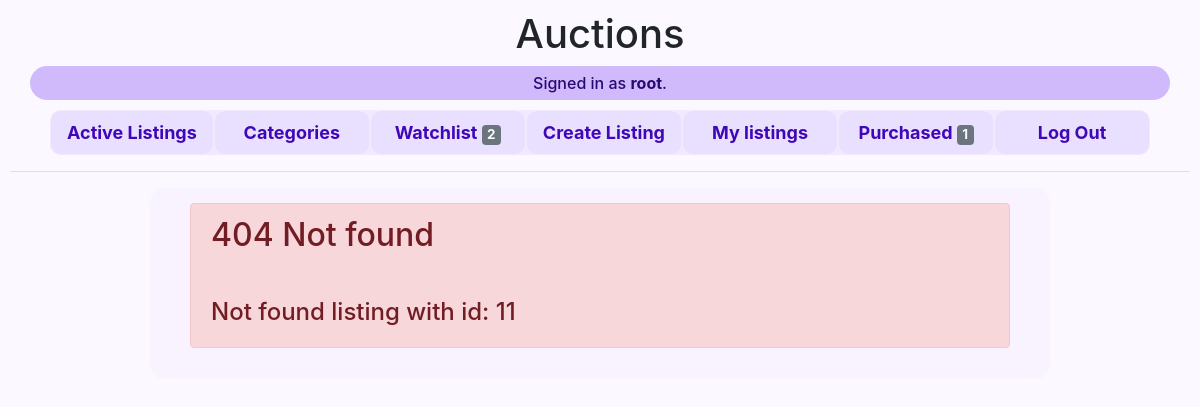
Screenshot of /listing/11 (signed in) with the database file from the repository.
### auctions/models.py (models this page shows)
class User(AbstractUser):
    pass

### auctions/views.py (the view, shortened to what this page needs)
# urls.py: path("listing/<str:id>", views.listing, name="listing"),
def listing(request, id):
    try:
        listing = Listing.objects.get(id=id)
        count_bids = listing.bid.count()
        last_bid = listing.bid.order_by('-offer').first()
        price = last_bid.offer if last_bid else listing.starting_price
        min_offer = last_bid.offer+MINIMUM_PRICE_MARKUP if last_bid else listing.starting_price
    except:
        return render(request, "auctions/message.html",{
            "title": "404 Not found",
            "message": f"Not found listing with id: {id}"
        })

### auctions/templates/auctions/message.html (shortened to what this page needs)
{% extends "auctions/layout.html" %}
{% block body %}
<div class="alert alert-danger">
    <h2>{{ title }}</h2>
    <br>
    <h4>{{ message }}<h4>
{% endblock %}

### auctions/templates/auctions/layout.html (shortened to what this page needs)
{% load static %}
<!DOCTYPE html>
<html lang="en">
    <head>
        <link rel="stylesheet" href="https://stackpath.bootstrapcdn.com/bootstrap/4.4.1/css/bootstrap.min.css">
        <link href="{% static 'auctions/styles.css' %}" rel="stylesheet">
    </head>
    <body>
        <h1>Auctions</h1>
        <div id="signed-in">
            <div>
                {% if user.is_authenticated %}
                    Signed in as <strong>{{ user.username }}</strong>.
                {% else %}
                    Not signed in.
                {% endif %}
            </div>
        </div>
        <ul class="nav rounded d-flex justify-content-center"><div>
            <li class="nav-item">
                <a class="nav-link" href="{% url 'index' %}">Active Listings</a>
            </li>
            <li class="nav-item">
                <a class="nav-link" href="{% url 'categories' %}">Categories</a>
            </li>
            {% if user.is_authenticated %}
                <li class="nav-item">
                    <a class="nav-link" href="{% url 'watchlist' %}">Watchlist
                        <span class="badge bg-secondary text-light">{{ user.watchlist.count }}</span>
                    </a>
                </li>
                <li class="nav-item">
                    <a class="nav-link" href="{% url 'create_listing' %}">Create Listing</a>
                </li>
                {% if user.listing.count %}
                    <li class="nav-item">
                        <a class="nav-link" href="{% url 'my_listings' %}">My listings</a>
                    </li>
                {% endif %}
                {% if user.winning.count %}
                    <li class="nav-item">
                        <a class="nav-link" href="{% url 'purchased' %}">Purchased
                            <span class="badge bg-secondary text-light">{{ user.winning.count }}</span>
                        </a>
                    </li>
                {% endif %}
                <li class="nav-item">
                    <a class="nav-link" href="{% url 'logout' %}">Log Out</a>
                </li>
            {% endif %}</div>
        </ul>
        <hr>
        <div class="block-body-container">
            <div class="block-body">
                {% block body %}
                {% endblock %}
        </div>
    </body>
</html>

### auctions/static/auctions/styles.css (style rules this page uses)
body { padding: 10px; background-color: #fbf9ff; }
.block-body-container { width: 100%; }
.block-body { margin: 0 auto; margin-top: 4px; margin-bottom: 4px; padding: 15px; padding-inline: 40px; background-color: #f8f3ff; width: 90%; max-width: 900px; border-radius: 15px; }
h2 { margin-bottom: 20px; }
.nav a { font-weight: 700; font-size: large; color: #4007b9; }
.nav div { display: flex; flex-wrap: wrap; background-color: #f1eaff; border-radius: 10px; }
.nav-item { margin: 1px; background-color: #e9dfff; border-radius: 10px; min-width: 154px; text-align: center; }
h1 { text-align: center; }
#signed-in { text-align: center; font-weight: 500; color: #2a0874; margin-inline: 20px; margin-bottom: 10px; background-color: #d0bafc; padding: 5px; border-radius: 20px; }

### rows the page displays
User: username "root", watchlist.count "2", winning.count "1"

### other values shown
{{ title }} "404 Not found"
{{ message }} "Not found listing with id: 11"
